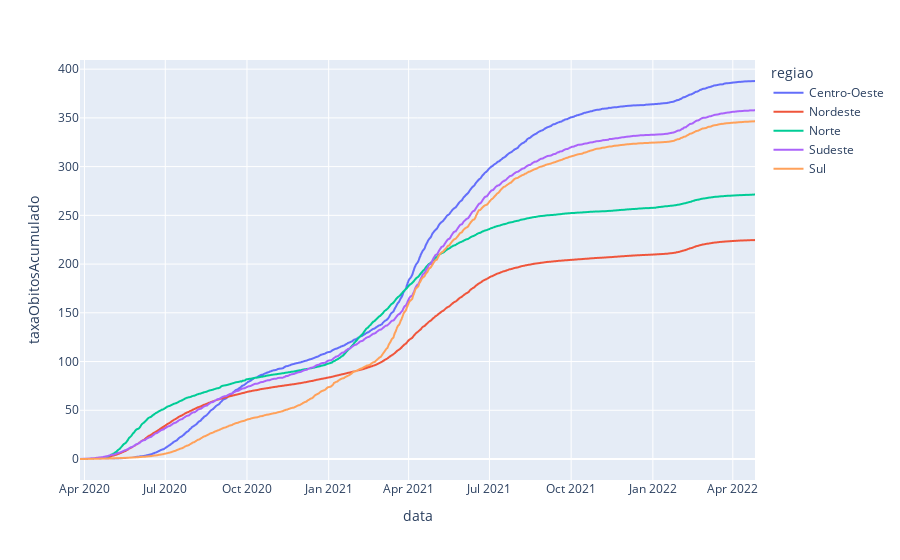

Source (notebook cell):
### Code cell
df_regioes['taxaObitosAcumulado'] = df_regioes.obitosAcumulado / df_regioes.populacaoTCU2019 * 100000
figura_obitos_regioes = px.line(df_regioes, x='data', y='taxaObitosAcumulado', color='regiao')
figura_obitos_regioes.show()

### Figure 1 — Plotly figure (JSON) as saved in the notebook; plotly's stock layout.template omitted (floating-point values rounded to 4 significant figures; data arrays with more than 128 entries replaced by an {"elided": "..."} marker saying what was removed)
{"data": [{"hovertemplate": "regiao=Centro-Oeste<br>data=%{x}<br>taxaObitosAcumulado=%{y}<extra></extra>", "legendgroup": "Centro-Oeste", "line": {"color": "#636efa", "dash": "solid"}, "marker": {"symbol": "circle"}, "mode": "lines", "name": "Centro-Oeste", "showlegend": true, "x": {"elided": "761 str values"}, "xaxis": "x", "y": {"elided": "761 float values"}, "yaxis": "y", "type": "scattergl"}, {"hovertemplate": "regiao=Nordeste<br>data=%{x}<br>taxaObitosAcumulado=%{y}<extra></extra>", "legendgroup": "Nordeste", "line": {"color": "#EF553B", "dash": "solid"}, "marker": {"symbol": "circle"}, "mode": "lines", "name": "Nordeste", "showlegend": true, "x": {"elided": "761 str values"}, "xaxis": "x", "y": {"elided": "761 float values"}, "yaxis": "y", "type": "scattergl"}, {"hovertemplate": "regiao=Norte<br>data=%{x}<br>taxaObitosAcumulado=%{y}<extra></extra>", "legendgroup": "Norte", "line": {"color": "#00cc96", "dash": "solid"}, "marker": {"symbol": "circle"}, "mode": "lines", "name": "Norte", "showlegend": true, "x": {"elided": "761 str values"}, "xaxis": "x", "y": {"elided": "761 float values"}, "yaxis": "y", "type": "scattergl"}, {"hovertemplate": "regiao=Sudeste<br>data=%{x}<br>taxaObitosAcumulado=%{y}<extra></extra>", "legendgroup": "Sudeste", "line": {"color": "#ab63fa", "dash": "solid"}, "marker": {"symbol": "circle"}, "mode": "lines", "name": "Sudeste", "showlegend": true, "x": {"elided": "761 str values"}, "xaxis": "x", "y": {"elided": "761 float values"}, "yaxis": "y", "type": "scattergl"}, {"hovertemplate": "regiao=Sul<br>data=%{x}<br>taxaObitosAcumulado=%{y}<extra></extra>", "legendgroup": "Sul", "line": {"color": "#FFA15A", "dash": "solid"}, "marker": {"symbol": "circle"}, "mode": "lines", "name": "Sul", "showlegend": true, "x": {"elided": "761 str values"}, "xaxis": "x", "y": {"elided": "761 float values"}, "yaxis": "y", "type": "scattergl"}], "layout": {"xaxis": {"anchor": "y", "domain": [0.0, 1.0], "title": {"text": "data"}}, "yaxis": {"anchor": "x", "domain": [0.0, 1.0], "title": {"text": "taxaObitosAcumulado"}}, "legend": {"title": {"text": "regiao"}, "tracegroupgap": 0}, "margin": {"t": 60}}}
